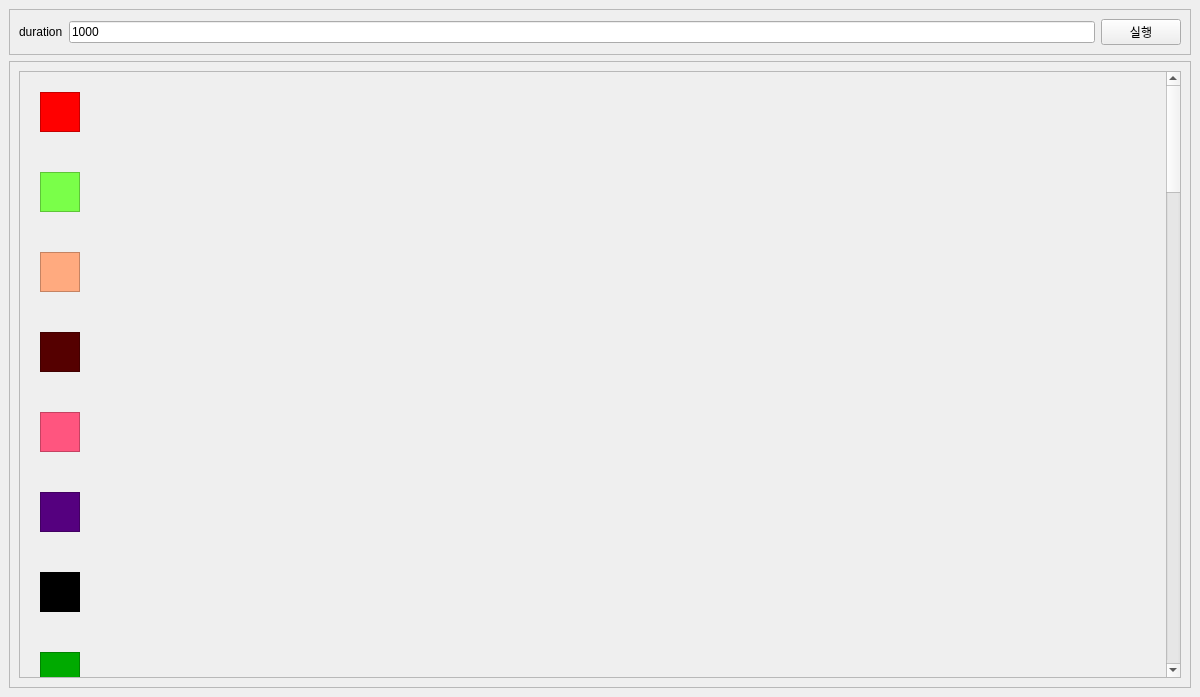
<?xml version="1.0" encoding="UTF-8"?>
<ui version="4.0">
 <class>MainWindow</class>
 <widget class="QMainWindow" name="MainWindow">
  <property name="geometry">
   <rect>
    <x>0</x>
    <y>0</y>
    <width>1200</width>
    <height>697</height>
   </rect>
  </property>
  <property name="windowTitle">
   <string>MainWindow</string>
  </property>
  <widget class="QWidget" name="centralwidget">
   <layout class="QVBoxLayout" name="verticalLayout">
    <item>
     <widget class="QFrame" name="frame_up">
      <property name="maximumSize">
       <size>
        <width>16777215</width>
        <height>50</height>
       </size>
      </property>
      <property name="frameShape">
       <enum>QFrame::StyledPanel</enum>
      </property>
      <property name="frameShadow">
       <enum>QFrame::Raised</enum>
      </property>
      <layout class="QHBoxLayout" name="horizontalLayout">
       <item>
        <widget class="QLabel" name="label">
         <property name="text">
          <string>duration</string>
         </property>
        </widget>
       </item>
       <item>
        <widget class="QLineEdit" name="lineEdit">
         <property name="text">
          <string>1000</string>
         </property>
        </widget>
       </item>
       <item>
        <widget class="QPushButton" name="pushButton">
         <property name="text">
          <string>실행</string>
         </property>
        </widget>
       </item>
      </layout>
     </widget>
    </item>
    <item>
     <widget class="QFrame" name="frame_down">
      <property name="frameShape">
       <enum>QFrame::StyledPanel</enum>
      </property>
      <property name="frameShadow">
       <enum>QFrame::Raised</enum>
      </property>
      <layout class="QHBoxLayout" name="horizontalLayout_2">
       <item>
        <widget class="QScrollArea" name="scrollArea">
         <property name="autoFillBackground">
          <bool>false</bool>
         </property>
         <property name="verticalScrollBarPolicy">
          <enum>Qt::ScrollBarAsNeeded</enum>
         </property>
         <property name="horizontalScrollBarPolicy">
          <enum>Qt::ScrollBarAlwaysOff</enum>
         </property>
         <property name="sizeAdjustPolicy">
          <enum>QAbstractScrollArea::AdjustIgnored</enum>
         </property>
         <property name="widgetResizable">
          <bool>false</bool>
         </property>
         <widget class="QWidget" name="scrollAreaWidgetContents">
          <property name="geometry">
           <rect>
            <x>0</x>
            <y>0</y>
            <width>1160</width>
            <height>3293</height>
           </rect>
          </property>
          <widget class="QFrame" name="frame_1">
           <property name="geometry">
            <rect>
             <x>20</x>
             <y>100</y>
             <width>40</width>
             <height>40</height>
            </rect>
           </property>
           <property name="styleSheet">
            <string notr="true">background-color: rgb(122, 255, 73);</string>
           </property>
           <property name="frameShape">
            <enum>QFrame::StyledPanel</enum>
           </property>
           <property name="frameShadow">
            <enum>QFrame::Raised</enum>
           </property>
          </widget>
          <widget class="QFrame" name="frame_2">
           <property name="geometry">
            <rect>
             <x>20</x>
             <y>180</y>
             <width>40</width>
             <height>40</height>
            </rect>
           </property>
           <property name="styleSheet">
            <string notr="true">background-color: rgb(255, 170, 127);</string>
           </property>
           <property name="frameShape">
            <enum>QFrame::StyledPanel</enum>
           </property>
           <property name="frameShadow">
            <enum>QFrame::Raised</enum>
           </property>
          </widget>
          <widget class="QFrame" name="frame_0">
           <property name="geometry">
            <rect>
             <x>20</x>
             <y>20</y>
             <width>40</width>
             <height>40</height>
            </rect>
           </property>
           <property name="styleSheet">
            <string notr="true">background-color: rgb(255, 0, 0);</string>
           </property>
           <property name="frameShape">
            <enum>QFrame::StyledPanel</enum>
           </property>
           <property name="frameShadow">
            <enum>QFrame::Raised</enum>
           </property>
          </widget>
          <widget class="QFrame" name="frame_3">
           <property name="geometry">
            <rect>
             <x>20</x>
             <y>260</y>
             <width>40</width>
             <height>40</height>
            </rect>
           </property>
           <property name="styleSheet">
            <string notr="true">background-color: rgb(85, 0, 0);</string>
           </property>
           <property name="frameShape">
            <enum>QFrame::StyledPanel</enum>
           </property>
           <property name="frameShadow">
            <enum>QFrame::Raised</enum>
           </property>
          </widget>
          <widget class="QFrame" name="frame_4">
           <property name="geometry">
            <rect>
             <x>20</x>
             <y>340</y>
             <width>40</width>
             <height>40</height>
            </rect>
           </property>
           <property name="styleSheet">
            <string notr="true">background-color: rgb(255, 85, 127);</string>
           </property>
           <property name="frameShape">
            <enum>QFrame::StyledPanel</enum>
           </property>
           <property name="frameShadow">
            <enum>QFrame::Raised</enum>
           </property>
          </widget>
          <widget class="QFrame" name="frame_5">
           <property name="geometry">
            <rect>
             <x>20</x>
             <y>420</y>
             <width>40</width>
             <height>40</height>
            </rect>
           </property>
           <property name="styleSheet">
            <string notr="true">background-color: rgb(85, 0, 127);</string>
           </property>
           <property name="frameShape">
            <enum>QFrame::StyledPanel</enum>
           </property>
           <property name="frameShadow">
            <enum>QFrame::Raised</enum>
           </property>
          </widget>
          <widget class="QFrame" name="frame_6">
           <property name="geometry">
            <rect>
             <x>20</x>
             <y>500</y>
             <width>40</width>
             <height>40</height>
            </rect>
           </property>
           <property name="styleSheet">
            <string notr="true">background-color: rgb(0, 0, 0);</string>
           </property>
           <property name="frameShape">
            <enum>QFrame::StyledPanel</enum>
           </property>
           <property name="frameShadow">
            <enum>QFrame::Raised</enum>
           </property>
          </widget>
          <widget class="QFrame" name="frame_7">
           <property name="geometry">
            <rect>
             <x>20</x>
             <y>580</y>
             <width>40</width>
             <height>40</height>
            </rect>
           </property>
           <property name="styleSheet">
            <string notr="true">
background-color: rgb(0, 170, 0);</string>
           </property>
           <property name="frameShape">
            <enum>QFrame::StyledPanel</enum>
           </property>
           <property name="frameShadow">
            <enum>QFrame::Raised</enum>
           </property>
          </widget>
          <widget class="QFrame" name="frame_8">
           <property name="geometry">
            <rect>
             <x>20</x>
             <y>660</y>
             <width>40</width>
             <height>40</height>
            </rect>
           </property>
           <property name="styleSheet">
            <string notr="true">background-color: rgb(0, 255, 255);</string>
           </property>
           <property name="frameShape">
            <enum>QFrame::StyledPanel</enum>
           </property>
           <property name="frameShadow">
            <enum>QFrame::Raised</enum>
           </property>
          </widget>
          <widget class="QFrame" name="frame_9">
           <property name="geometry">
            <rect>
             <x>20</x>
             <y>740</y>
             <width>40</width>
             <height>40</height>
            </rect>
           </property>
           <property name="styleSheet">
            <string notr="true">background-color: rgb(170, 170, 0);</string>
           </property>
           <property name="frameShape">
            <enum>QFrame::StyledPanel</enum>
           </property>
           <property name="frameShadow">
            <enum>QFrame::Raised</enum>
           </property>
          </widget>
          <widget class="QFrame" name="frame_10">
           <property name="geometry">
            <rect>
             <x>20</x>
             <y>820</y>
             <width>40</width>
             <height>40</height>
            </rect>
           </property>
           <property name="styleSheet">
            <string notr="true">background-color: rgb(170, 0, 0);</string>
           </property>
           <property name="frameShape">
            <enum>QFrame::StyledPanel</enum>
           </property>
           <property name="frameShadow">
            <enum>QFrame::Raised</enum>
           </property>
          </widget>
          <widget class="QFrame" name="frame_11">
           <property name="geometry">
            <rect>
             <x>20</x>
             <y>900</y>
             <width>40</width>
             <height>40</height>
            </rect>
           </property>
           <property name="styleSheet">
            <string notr="true">background-color: rgb(0, 85, 0);</string>
           </property>
           <property name="frameShape">
            <enum>QFrame::StyledPanel</enum>
           </property>
           <property name="frameShadow">
            <enum>QFrame::Raised</enum>
           </property>
          </widget>
          <widget class="QFrame" name="frame_12">
           <property name="geometry">
            <rect>
             <x>20</x>
             <y>980</y>
             <width>40</width>
             <height>40</height>
            </rect>
           </property>
           <property name="styleSheet">
            <string notr="true">
background-color: rgb(170, 85, 0);</string>
           </property>
           <property name="frameShape">
            <enum>QFrame::StyledPanel</enum>
           </property>
           <property name="frameShadow">
            <enum>QFrame::Raised</enum>
           </property>
          </widget>
          <widget class="QFrame" name="frame_13">
           <property name="geometry">
            <rect>
             <x>20</x>
             <y>1060</y>
             <width>40</width>
             <height>40</height>
            </rect>
           </property>
           <property name="styleSheet">
            <string notr="true">background-color: rgb(0, 170, 0);</string>
           </property>
           <property name="frameShape">
            <enum>QFrame::StyledPanel</enum>
           </property>
           <property name="frameShadow">
            <enum>QFrame::Raised</enum>
           </property>
          </widget>
          <widget class="QFrame" name="frame_14">
           <property name="geometry">
            <rect>
             <x>20</x>
             <y>1140</y>
             <width>40</width>
             <height>40</height>
            </rect>
           </property>
           <property name="styleSheet">
            <string notr="true">background-color: rgb(0, 170, 0);
background-color: rgb(170, 170, 0);</string>
           </property>
           <property name="frameShape">
            <enum>QFrame::StyledPanel</enum>
           </property>
           <property name="frameShadow">
            <enum>QFrame::Raised</enum>
           </property>
          </widget>
          <widget class="QFrame" name="frame_15">
           <property name="geometry">
            <rect>
             <x>20</x>
             <y>1220</y>
             <width>40</width>
             <height>40</height>
            </rect>
           </property>
           <property name="styleSheet">
            <string notr="true">background-color: rgb(0, 255, 0);</string>
           </property>
           <property name="frameShape">
            <enum>QFrame::StyledPanel</enum>
           </property>
           <property name="frameShadow">
            <enum>QFrame::Raised</enum>
           </property>
          </widget>
          <widget class="QFrame" name="frame_16">
           <property name="geometry">
            <rect>
             <x>20</x>
             <y>1300</y>
             <width>40</width>
             <height>40</height>
            </rect>
           </property>
           <property name="styleSheet">
            <string notr="true">background-color: rgb(170, 255, 0);</string>
           </property>
           <property name="frameShape">
            <enum>QFrame::StyledPanel</enum>
           </property>
           <property name="frameShadow">
            <enum>QFrame::Raised</enum>
           </property>
          </widget>
          <widget class="QFrame" name="frame_17">
           <property name="geometry">
            <rect>
             <x>20</x>
             <y>1380</y>
             <width>40</width>
             <height>40</height>
            </rect>
           </property>
           <property name="styleSheet">
            <string notr="true">background-color: rgb(0, 0, 127);</string>
           </property>
           <property name="frameShape">
            <enum>QFrame::StyledPanel</enum>
           </property>
           <property name="frameShadow">
            <enum>QFrame::Raised</enum>
           </property>
          </widget>
          <widget class="QFrame" name="frame_18">
           <property name="geometry">
            <rect>
             <x>20</x>
             <y>1460</y>
             <width>40</width>
             <height>40</height>
            </rect>
           </property>
           <property name="styleSheet">
            <string notr="true">background-color: rgb(170, 0, 127);</string>
           </property>
           <property name="frameShape">
            <enum>QFrame::StyledPanel</enum>
           </property>
           <property name="frameShadow">
            <enum>QFrame::Raised</enum>
           </property>
          </widget>
          <widget class="QFrame" name="frame_19">
           <property name="geometry">
            <rect>
             <x>20</x>
             <y>1540</y>
             <width>40</width>
             <height>40</height>
            </rect>
           </property>
           <property name="styleSheet">
            <string notr="true">background-color: rgb(0, 85, 127);</string>
           </property>
           <property name="frameShape">
            <enum>QFrame::StyledPanel</enum>
           </property>
           <property name="frameShadow">
            <enum>QFrame::Raised</enum>
           </property>
          </widget>
          <widget class="QFrame" name="frame_20">
           <property name="geometry">
            <rect>
             <x>20</x>
             <y>1620</y>
             <width>40</width>
             <height>40</height>
            </rect>
           </property>
           <property name="styleSheet">
            <string notr="true">background-color: rgb(170, 85, 127);</string>
           </property>
           <property name="frameShape">
            <enum>QFrame::StyledPanel</enum>
           </property>
           <property name="frameShadow">
            <enum>QFrame::Raised</enum>
           </property>
          </widget>
          <widget class="QFrame" name="frame_21">
           <property name="geometry">
            <rect>
             <x>20</x>
             <y>1700</y>
             <width>40</width>
             <height>40</height>
            </rect>
           </property>
           <property name="styleSheet">
            <string notr="true">background-color: rgb(0, 170, 127);</string>
           </property>
           <property name="frameShape">
            <enum>QFrame::StyledPanel</enum>
           </property>
           <property name="frameShadow">
            <enum>QFrame::Raised</enum>
           </property>
          </widget>
          <widget class="QFrame" name="frame_22">
           <property name="geometry">
            <rect>
             <x>20</x>
             <y>1780</y>
             <width>40</width>
             <height>40</height>
            </rect>
           </property>
           <property name="styleSheet">
            <string notr="true">background-color: rgb(170, 170, 127);</string>
           </property>
           <property name="frameShape">
            <enum>QFrame::StyledPanel</enum>
           </property>
           <property name="frameShadow">
            <enum>QFrame::Raised</enum>
           </property>
          </widget>
          <widget class="QFrame" name="frame_23">
           <property name="geometry">
            <rect>
             <x>20</x>
             <y>1860</y>
             <width>40</width>
             <height>40</height>
            </rect>
           </property>
           <property name="styleSheet">
            <string notr="true">background-color: rgb(0, 0, 255);</string>
           </property>
           <property name="frameShape">
            <enum>QFrame::StyledPanel</enum>
           </property>
           <property name="frameShadow">
            <enum>QFrame::Raised</enum>
           </property>
          </widget>
          <widget class="QFrame" name="frame_24">
           <property name="geometry">
            <rect>
             <x>20</x>
             <y>1940</y>
             <width>40</width>
             <height>40</height>
            </rect>
           </property>
           <property name="styleSheet">
            <string notr="true">background-color: rgb(0, 170, 127);</string>
           </property>
           <property name="frameShape">
            <enum>QFrame::StyledPanel</enum>
           </property>
           <property name="frameShadow">
            <enum>QFrame::Raised</enum>
           </property>
          </widget>
          <widget class="QFrame" name="frame_25">
           <property name="geometry">
            <rect>
             <x>20</x>
             <y>2020</y>
             <width>40</width>
             <height>40</height>
            </rect>
           </property>
           <property name="styleSheet">
            <string notr="true">background-color: rgb(170, 0, 255);</string>
           </property>
           <property name="frameShape">
            <enum>QFrame::StyledPanel</enum>
           </property>
           <property name="frameShadow">
            <enum>QFrame::Raised</enum>
           </property>
          </widget>
          <widget class="QFrame" name="frame_26">
           <property name="geometry">
            <rect>
             <x>20</x>
             <y>2100</y>
             <width>40</width>
             <height>40</height>
            </rect>
           </property>
           <property name="styleSheet">
            <string notr="true">background-color: rgb(0, 170, 127);
background-color: rgb(85, 85, 0);</string>
           </property>
           <property name="frameShape">
            <enum>QFrame::StyledPanel</enum>
           </property>
           <property name="frameShadow">
            <enum>QFrame::Raised</enum>
           </property>
          </widget>
          <widget class="QFrame" name="frame_27">
           <property name="geometry">
            <rect>
             <x>20</x>
             <y>2180</y>
             <width>40</width>
             <height>40</height>
            </rect>
           </property>
           <property name="styleSheet">
            <string notr="true">background-color: rgb(255, 255, 0);</string>
           </property>
           <property name="frameShape">
            <enum>QFrame::StyledPanel</enum>
           </property>
           <property name="frameShadow">
            <enum>QFrame::Raised</enum>
           </property>
          </widget>
          <widget class="QFrame" name="frame_28">
           <property name="geometry">
            <rect>
             <x>20</x>
             <y>2260</y>
             <width>40</width>
             <height>40</height>
            </rect>
           </property>
           <property name="styleSheet">
            <string notr="true">background-color: rgb(255, 85, 127);</string>
           </property>
           <property name="frameShape">
            <enum>QFrame::StyledPanel</enum>
           </property>
           <property name="frameShadow">
            <enum>QFrame::Raised</enum>
           </property>
          </widget>
          <widget class="QFrame" name="frame_29">
           <property name="geometry">
            <rect>
             <x>20</x>
             <y>2340</y>
             <width>40</width>
             <height>40</height>
            </rect>
           </property>
           <property name="styleSheet">
            <string notr="true">background-color: rgb(85, 0, 127);</string>
           </property>
           <property name="frameShape">
            <enum>QFrame::StyledPanel</enum>
           </property>
           <property name="frameShadow">
            <enum>QFrame::Raised</enum>
           </property>
          </widget>
          <widget class="QFrame" name="frame_30">
           <property name="geometry">
            <rect>
             <x>20</x>
             <y>2420</y>
             <width>40</width>
             <height>40</height>
            </rect>
           </property>
           <property name="styleSheet">
            <string notr="true">background-color: rgb(255, 170, 255);</string>
           </property>
           <property name="frameShape">
            <enum>QFrame::StyledPanel</enum>
           </property>
           <property name="frameShadow">
            <enum>QFrame::Raised</enum>
           </property>
          </widget>
          <widget class="QFrame" name="frame_31">
           <property name="geometry">
            <rect>
             <x>20</x>
             <y>2500</y>
             <width>40</width>
             <height>40</height>
            </rect>
           </property>
           <property name="styleSheet">
            <string notr="true">background-color: rgb(85, 85, 127);</string>
           </property>
           <property name="frameShape">
            <enum>QFrame::StyledPanel</enum>
           </property>
           <property name="frameShadow">
            <enum>QFrame::Raised</enum>
           </property>
          </widget>
          <widget class="QFrame" name="frame_32">
           <property name="geometry">
            <rect>
             <x>20</x>
             <y>2580</y>
             <width>40</width>
             <height>40</height>
            </rect>
           </property>
           <property name="styleSheet">
            <string notr="true">background-color: rgb(255, 0, 127);</string>
           </property>
           <property name="frameShape">
            <enum>QFrame::StyledPanel</enum>
           </property>
           <property name="frameShadow">
            <enum>QFrame::Raised</enum>
           </property>
          </widget>
          <widget class="QFrame" name="frame_33">
           <property name="geometry">
            <rect>
             <x>20</x>
             <y>2660</y>
             <width>40</width>
             <height>40</height>
            </rect>
           </property>
           <property name="styleSheet">
            <string notr="true">background-color: rgb(255, 0, 255);</string>
           </property>
           <property name="frameShape">
            <enum>QFrame::StyledPanel</enum>
           </property>
           <property name="frameShadow">
            <enum>QFrame::Raised</enum>
           </property>
          </widget>
          <widget class="QFrame" name="frame_34">
           <property name="geometry">
            <rect>
             <x>20</x>
             <y>2740</y>
             <width>40</width>
             <height>40</height>
            </rect>
           </property>
           <property name="styleSheet">
            <string notr="true">background-color: rgb(170, 170, 255);</string>
           </property>
           <property name="frameShape">
            <enum>QFrame::StyledPanel</enum>
           </property>
           <property name="frameShadow">
            <enum>QFrame::Raised</enum>
           </property>
          </widget>
          <widget class="QFrame" name="frame_35">
           <property name="geometry">
            <rect>
             <x>20</x>
             <y>2820</y>
             <width>40</width>
             <height>40</height>
            </rect>
           </property>
           <property name="styleSheet">
            <string notr="true">background-color: rgb(170, 170, 255);
background-color: rgb(85, 0, 127);</string>
           </property>
           <property name="frameShape">
            <enum>QFrame::StyledPanel</enum>
           </property>
           <property name="frameShadow">
            <enum>QFrame::Raised</enum>
           </property>
          </widget>
          <widget class="QFrame" name="frame_36">
           <property name="geometry">
            <rect>
             <x>20</x>
             <y>2900</y>
             <width>40</width>
             <height>40</height>
            </rect>
           </property>
           <property name="styleSheet">
            <string notr="true">background-color: rgb(255, 85, 0);</string>
           </property>
           <property name="frameShape">
            <enum>QFrame::StyledPanel</enum>
           </property>
           <property name="frameShadow">
            <enum>QFrame::Raised</enum>
           </property>
          </widget>
          <widget class="QFrame" name="frame_37">
           <property name="geometry">
            <rect>
             <x>20</x>
             <y>2980</y>
             <width>40</width>
             <height>40</height>
            </rect>
           </property>
           <property name="styleSheet">
            <string notr="true">background-color: rgb(170, 85, 0);</string>
           </property>
           <property name="frameShape">
            <enum>QFrame::StyledPanel</enum>
           </property>
           <property name="frameShadow">
            <enum>QFrame::Raised</enum>
           </property>
          </widget>
          <widget class="QFrame" name="frame_38">
           <property name="geometry">
            <rect>
             <x>20</x>
             <y>3060</y>
             <width>40</width>
             <height>40</height>
            </rect>
           </property>
           <property name="styleSheet">
            <string notr="true">background-color: rgb(170, 85, 127);</string>
           </property>
           <property name="frameShape">
            <enum>QFrame::StyledPanel</enum>
           </property>
           <property name="frameShadow">
            <enum>QFrame::Raised</enum>
           </property>
          </widget>
          <widget class="QFrame" name="frame_39">
           <property name="geometry">
            <rect>
             <x>20</x>
             <y>3140</y>
             <width>40</width>
             <height>40</height>
            </rect>
           </property>
           <property name="styleSheet">
            <string notr="true">background-color: rgb(255, 170, 0);</string>
           </property>
           <property name="frameShape">
            <enum>QFrame::StyledPanel</enum>
           </property>
           <property name="frameShadow">
            <enum>QFrame::Raised</enum>
           </property>
          </widget>
          <widget class="QFrame" name="frame_40">
           <property name="geometry">
            <rect>
             <x>20</x>
             <y>3220</y>
             <width>40</width>
             <height>40</height>
            </rect>
           </property>
           <property name="styleSheet">
            <string notr="true">background-color: rgb(170, 0, 255);</string>
           </property>
           <property name="frameShape">
            <enum>QFrame::StyledPanel</enum>
           </property>
           <property name="frameShadow">
            <enum>QFrame::Raised</enum>
           </property>
          </widget>
         </widget>
        </widget>
       </item>
      </layout>
     </widget>
    </item>
   </layout>
  </widget>
 </widget>
 <resources/>
 <connections/>
</ui>
